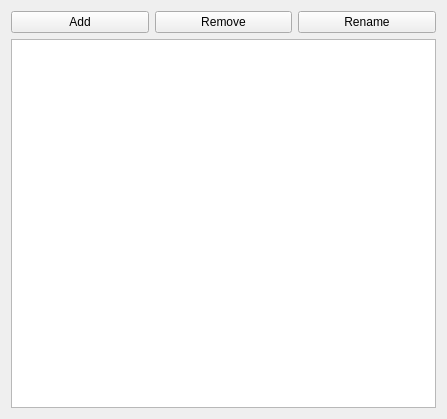
<?xml version="1.0" encoding="UTF-8"?>
<ui version="4.0">
 <class>LibraryViewWidget</class>
 <widget class="QWidget" name="LibraryViewWidget">
  <property name="geometry">
   <rect>
    <x>0</x>
    <y>0</y>
    <width>447</width>
    <height>419</height>
   </rect>
  </property>
  <property name="sizePolicy">
   <sizepolicy hsizetype="Expanding" vsizetype="Expanding">
    <horstretch>0</horstretch>
    <verstretch>0</verstretch>
   </sizepolicy>
  </property>
  <property name="windowTitle">
   <string>Form</string>
  </property>
  <layout class="QVBoxLayout" name="verticalLayout">
   <item>
    <layout class="QHBoxLayout" name="horizontalLayout">
     <item>
      <widget class="QPushButton" name="addButton">
       <property name="text">
        <string>Add</string>
       </property>
      </widget>
     </item>
     <item>
      <widget class="QPushButton" name="removeButton">
       <property name="text">
        <string>Remove</string>
       </property>
      </widget>
     </item>
     <item>
      <widget class="QPushButton" name="renameButton">
       <property name="text">
        <string>Rename</string>
       </property>
      </widget>
     </item>
    </layout>
   </item>
   <item>
    <widget class="QListWidget" name="listWidget">
     <property name="horizontalScrollBarPolicy">
      <enum>Qt::ScrollBarAlwaysOff</enum>
     </property>
     <property name="sizeAdjustPolicy">
      <enum>QAbstractScrollArea::AdjustToContents</enum>
     </property>
     <property name="flow">
      <enum>QListView::LeftToRight</enum>
     </property>
     <property name="resizeMode">
      <enum>QListView::Adjust</enum>
     </property>
     <property name="spacing">
      <number>20</number>
     </property>
     <property name="gridSize">
      <size>
       <width>64</width>
       <height>64</height>
      </size>
     </property>
     <property name="viewMode">
      <enum>QListView::IconMode</enum>
     </property>
    </widget>
   </item>
  </layout>
 </widget>
 <resources/>
 <connections/>
</ui>
